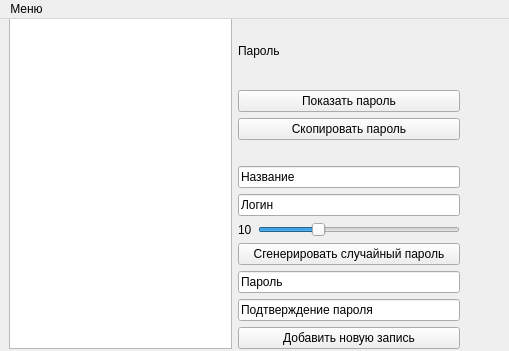
<?xml version="1.0" encoding="UTF-8"?>
<ui version="4.0">
 <class>MainWindow</class>
 <widget class="QMainWindow" name="MainWindow">
  <property name="geometry">
   <rect>
    <x>0</x>
    <y>0</y>
    <width>509</width>
    <height>351</height>
   </rect>
  </property>
  <property name="windowTitle">
   <string>MainWindow</string>
  </property>
  <widget class="QWidget" name="centralwidget">
   <widget class="QWidget" name="horizontalLayoutWidget">
    <property name="geometry">
     <rect>
      <x>9</x>
      <y>-1</y>
      <width>451</width>
      <height>331</height>
     </rect>
    </property>
    <layout class="QHBoxLayout" name="horizontalLayout" stretch="1,1">
     <item>
      <widget class="QListView" name="passwordsList"/>
     </item>
     <item>
      <layout class="QVBoxLayout" name="verticalLayout">
       <item>
        <widget class="QLabel" name="passView">
         <property name="text">
          <string>Пароль</string>
         </property>
        </widget>
       </item>
       <item>
        <widget class="QPushButton" name="showButton">
         <property name="text">
          <string>Показать пароль</string>
         </property>
        </widget>
       </item>
       <item>
        <widget class="QPushButton" name="copyButton">
         <property name="text">
          <string>Скопировать пароль</string>
         </property>
        </widget>
       </item>
       <item>
        <spacer name="horizontalSpacer">
         <property name="orientation">
          <enum>Qt::Horizontal</enum>
         </property>
         <property name="sizeHint" stdset="0">
          <size>
           <width>40</width>
           <height>20</height>
          </size>
         </property>
        </spacer>
       </item>
       <item>
        <widget class="QLineEdit" name="nameEdit">
         <property name="text">
          <string>Название</string>
         </property>
        </widget>
       </item>
       <item>
        <widget class="QLineEdit" name="loginEdit">
         <property name="text">
          <string>Логин</string>
         </property>
        </widget>
       </item>
       <item>
        <layout class="QHBoxLayout" name="horizontalLayout_2">
         <item>
          <widget class="QLabel" name="label">
           <property name="text">
            <string>10</string>
           </property>
          </widget>
         </item>
         <item>
          <widget class="QSlider" name="horizontalSlider">
           <property name="minimum">
            <number>6</number>
           </property>
           <property name="maximum">
            <number>20</number>
           </property>
           <property name="value">
            <number>10</number>
           </property>
           <property name="orientation">
            <enum>Qt::Horizontal</enum>
           </property>
          </widget>
         </item>
        </layout>
       </item>
       <item>
        <widget class="QPushButton" name="generateButton">
         <property name="text">
          <string>Сгенерировать случайный пароль</string>
         </property>
        </widget>
       </item>
       <item>
        <widget class="QLineEdit" name="passEdit">
         <property name="text">
          <string>Пароль</string>
         </property>
        </widget>
       </item>
       <item>
        <widget class="QLineEdit" name="passEdit2">
         <property name="text">
          <string>Подтверждение пароля</string>
         </property>
        </widget>
       </item>
       <item>
        <widget class="QPushButton" name="addButton">
         <property name="text">
          <string>Добавить новую запись</string>
         </property>
        </widget>
       </item>
      </layout>
     </item>
    </layout>
   </widget>
  </widget>
  <widget class="QMenuBar" name="menubar">
   <property name="geometry">
    <rect>
     <x>0</x>
     <y>0</y>
     <width>509</width>
     <height>18</height>
    </rect>
   </property>
   <widget class="QMenu" name="menu">
    <property name="title">
     <string>Меню</string>
    </property>
    <addaction name="settings"/>
   </widget>
   <addaction name="menu"/>
  </widget>
  <action name="settings">
   <property name="text">
    <string>Настройки</string>
   </property>
  </action>
 </widget>
 <resources/>
 <connections/>
</ui>
